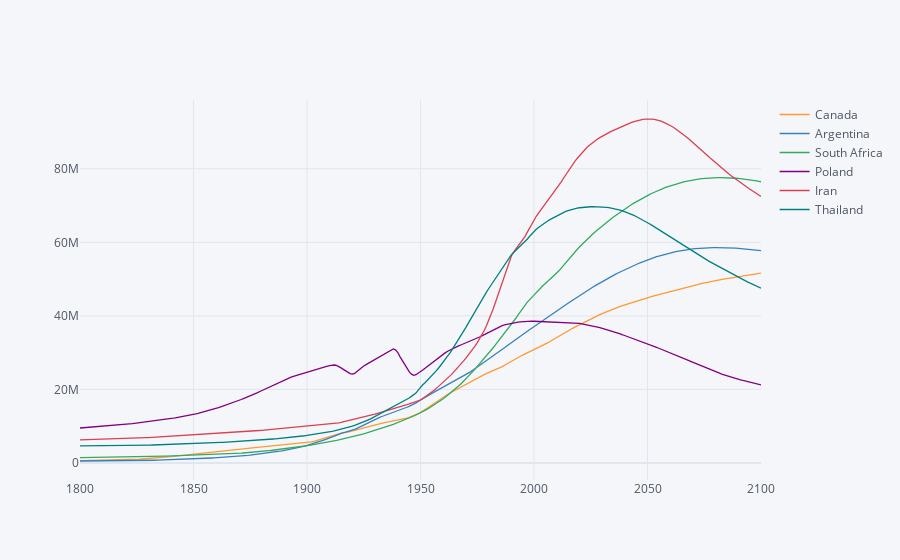

Notebook cell for this chart:
### Code cell
country_list = ['Canada','Argentina','South Africa','Poland','Iran','Thailand']
df.set_index('name').drop(columns=['geo','indicator']).T[country_list].iplot()

### Figure 1 — Plotly figure (JSON) as saved in the notebook; plotly's stock layout.template omitted (floating-point values rounded to 4 significant figures; data arrays with more than 128 entries replaced by an {"elided": "..."} marker saying what was removed)
{"data": [{"line": {"color": "rgba(255, 153, 51, 1.0)", "dash": "solid", "shape": "linear", "width": 1.3}, "mode": "lines", "name": "Canada", "text": "", "type": "scatter", "x": {"elided": "301 str values"}, "y": {"elided": "301 int values"}}, {"line": {"color": "rgba(55, 128, 191, 1.0)", "dash": "solid", "shape": "linear", "width": 1.3}, "mode": "lines", "name": "Argentina", "text": "", "type": "scatter", "x": {"elided": "301 str values"}, "y": {"elided": "301 int values"}}, {"line": {"color": "rgba(50, 171, 96, 1.0)", "dash": "solid", "shape": "linear", "width": 1.3}, "mode": "lines", "name": "South Africa", "text": "", "type": "scatter", "x": {"elided": "301 str values"}, "y": {"elided": "301 int values"}}, {"line": {"color": "rgba(128, 0, 128, 1.0)", "dash": "solid", "shape": "linear", "width": 1.3}, "mode": "lines", "name": "Poland", "text": "", "type": "scatter", "x": {"elided": "301 str values"}, "y": {"elided": "301 int values"}}, {"line": {"color": "rgba(219, 64, 82, 1.0)", "dash": "solid", "shape": "linear", "width": 1.3}, "mode": "lines", "name": "Iran", "text": "", "type": "scatter", "x": {"elided": "301 str values"}, "y": {"elided": "301 int values"}}, {"line": {"color": "rgba(0, 128, 128, 1.0)", "dash": "solid", "shape": "linear", "width": 1.3}, "mode": "lines", "name": "Thailand", "text": "", "type": "scatter", "x": {"elided": "301 str values"}, "y": {"elided": "301 int values"}}], "layout": {"legend": {"bgcolor": "#F5F6F9", "font": {"color": "#4D5663"}}, "paper_bgcolor": "#F5F6F9", "plot_bgcolor": "#F5F6F9", "title": {"font": {"color": "#4D5663"}}, "xaxis": {"gridcolor": "#E1E5ED", "showgrid": true, "tickfont": {"color": "#4D5663"}, "title": {"font": {"color": "#4D5663"}, "text": ""}, "zerolinecolor": "#E1E5ED"}, "yaxis": {"gridcolor": "#E1E5ED", "showgrid": true, "tickfont": {"color": "#4D5663"}, "title": {"font": {"color": "#4D5663"}, "text": ""}, "zerolinecolor": "#E1E5ED"}}}
